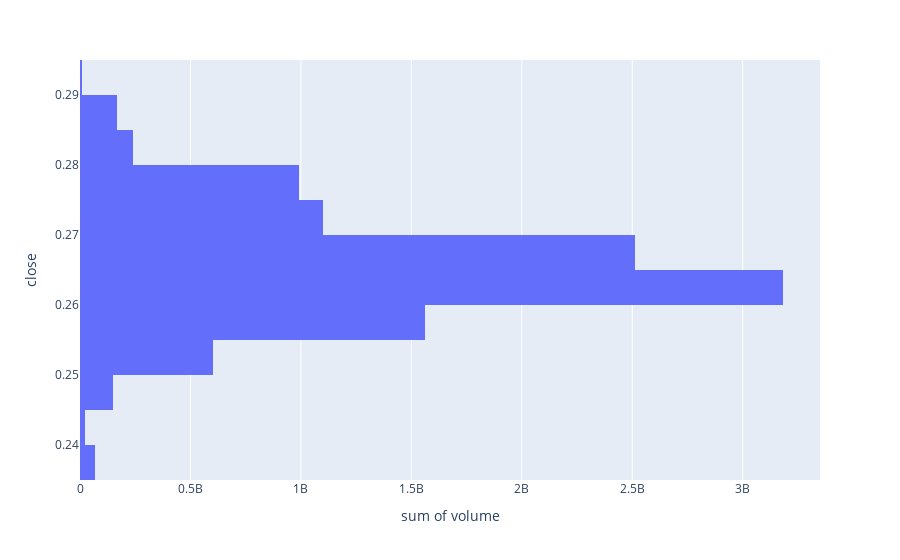

Notebook code for this chart:
### Code cell
px.histogram(df_XUD, x='volume', y='close', nbins=25, orientation='h').show()

### Figure 1 — Plotly figure (JSON) as saved in the notebook; plotly's stock layout.template omitted (floating-point values rounded to 4 significant figures; data arrays with more than 128 entries replaced by an {"elided": "..."} marker saying what was removed)
{"data": [{"alignmentgroup": "True", "bingroup": "y", "histfunc": "sum", "hovertemplate": "sum of volume=%{x}<br>close=%{y}<extra></extra>", "legendgroup": "", "marker": {"color": "#636efa", "pattern": {"shape": ""}}, "name": "", "nbinsy": 25, "offsetgroup": "", "orientation": "h", "showlegend": false, "type": "histogram", "x": {"elided": "5000 int values"}, "xaxis": "x", "y": {"elided": "5000 float values"}, "yaxis": "y"}], "layout": {"barmode": "relative", "legend": {"tracegroupgap": 0}, "margin": {"t": 60}, "xaxis": {"anchor": "y", "domain": [0, 1], "title": {"text": "sum of volume"}}, "yaxis": {"anchor": "x", "domain": [0, 1], "title": {"text": "close"}}}}
